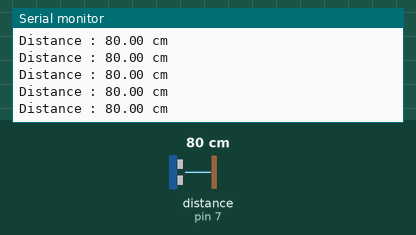
A sketch run on a simulated Arduino Uno, built with avr-gcc and run on an emulated ATmega328P. Shown: the last lines printed to the serial monitor. The test bench sets the inputs (shaded band); at power-on: distance to the obstacle (sensor on pin 7) 80 cm.

Above: at 1.2 s.
1.3 s: distance to the obstacle (sensor on pin 7) set to 2 cm
At 1.8 s:
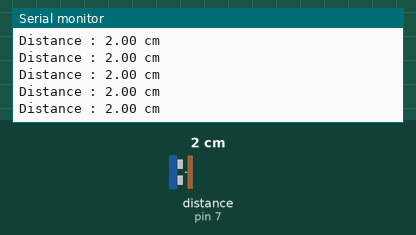
4.3 s: distance to the obstacle (sensor on pin 7) set to 4 cm
At 4.8 s:
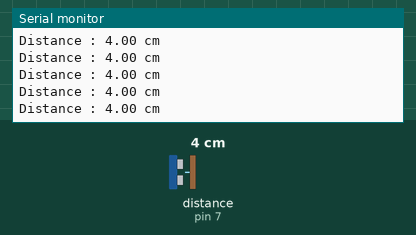
7.3 s: distance to the obstacle (sensor on pin 7) set to 9 cm
At 7.8 s:
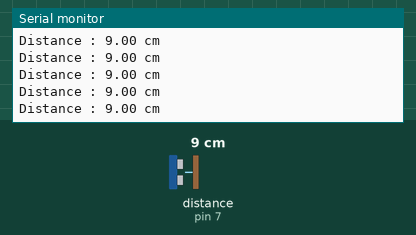
10.3 s: distance to the obstacle (sensor on pin 7) set to 35 cm
At 10.8 s:
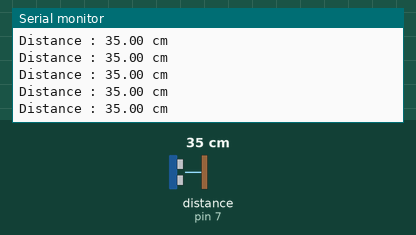
13.3 s: distance to the obstacle (sensor on pin 7) set to 18 cm
At 13.9 s:
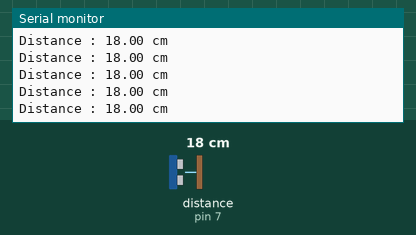
16.3 s: distance to the obstacle (sensor on pin 7) set to 60 cm
At 17.1 s:
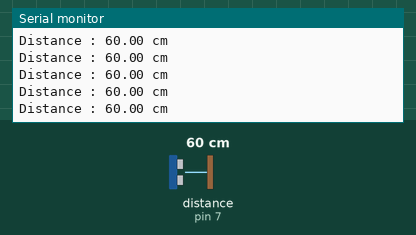
Timing chart, 0 to 19.3 s (numbered marks = the images above; inputs shaded):
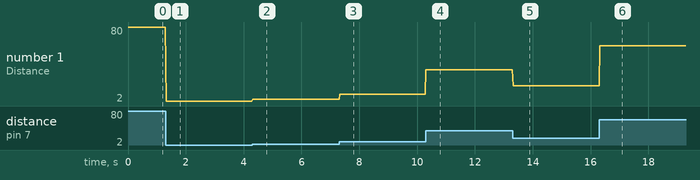

Measured:
- after the input at 1.3 s, the serial monitor: prints a new line at once (image 1)
- after the input at 4.3 s, the serial monitor: prints a new line at once (image 2)
- after the input at 7.3 s, the serial monitor: prints a new line at once (image 3)
- after the input at 10.3 s, the serial monitor: prints a new line at once (image 4)
- after the input at 13.3 s, the serial monitor: prints a new line at once (image 5)
- after the input at 16.3 s, the serial monitor: prints a new line at once (image 6)
- plotted number 1: 80 → 2 after the input at 1.3 s, 2 → 4 after the input at 4.3 s, 4 → 9 after the input at 7.3 s, 9 → 35 after the input at 10.3 s, 35 → 18 after the input at 13.3 s

The sketch:

PruebaUltrasonidos.ino
```cpp
// (licence header left out)
#include <Makeblock.h>
#include <Arduino.h>
#include <SoftwareSerial.h>
#include <Wire.h>

MeUltrasonicSensor ultraSensor(PORT_7); //Ultrasonic module can ONLY be connected to port 3, 4, 5, 6, 7, 8 of base shield.

void setup()
{
	Serial.begin(9600);

}

void loop()
{
	Serial.print("Distance : ");
	Serial.print(ultraSensor.distanceCm());
	Serial.println(" cm");
	delay(20);// the minimal measure interval is 20 milliseconds
}
```
